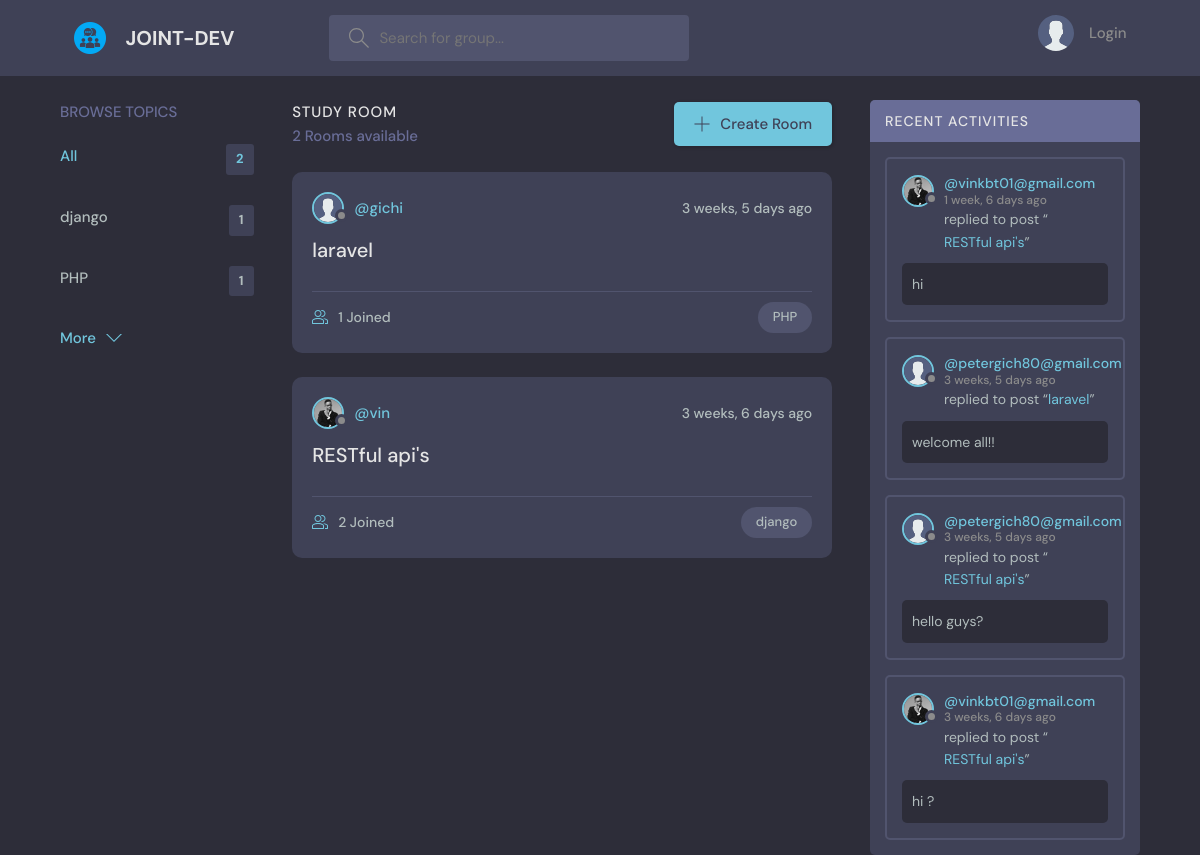
The page / on the database its author committed.
### base/models.py (models this page shows, shortened)
class Topic(models.Model):
    name = models.CharField(max_length=200)

class Room(models.Model):
    host =  models.ForeignKey(User, on_delete=models.SET_NULL, null=True)
    topic = models.ForeignKey(Topic, on_delete=models.SET_NULL, null=True)
    name = models.CharField(max_length=200)
    description = models.TextField(null=True, blank=True)
    participants = models.ManyToManyField(User, related_name='participants', blank=True)
    updated = models.DateTimeField(auto_now=True)
    created = models.DateTimeField(auto_now_add=True)
    class Meta:
        ordering = [
            '-updated', '-created'
        ]

class User(AbstractUser):
    name = models.CharField(max_length=100, null=True)
    email = models.EmailField(unique=True, null=True)
    bio = models.TextField(null=True)
    avatar = models.ImageField(null=True, default="avatar.svg")
    USERNAME_FIELD = 'email'
    REQUIRED_FIELDS = []

class Message(models.Model):
    user = models.ForeignKey(User, on_delete=models.CASCADE )
    room = models.ForeignKey(Room, on_delete=models.CASCADE)
    body = models.TextField()
    updated = models.DateTimeField(auto_now=True)
    created = models.DateTimeField(auto_now_add=True)
    class Meta:
        ordering = [
            '-updated', '-created']

### base/views.py (the view)
# urls.py: path('', views.home, name='home'),
def home(request):
    q = request.GET.get('q') if request.GET.get('q') != None else ''
    rooms = Room.objects.filter(
        Q(topic__name__icontains=q) |
        Q(name__icontains=q) |
        Q(description__icontains=q)
        )
    topics = Topic.objects.all()[0:5]
    room_count = rooms.count()
    room_messages = Message.objects.filter(Q(room__topic__name__icontains=q))
    context = {
        'rooms': rooms,
        'topics': topics,
        'room_count': room_count,
        'room_messages': room_messages
          }
    return render(request, 'base/home.html', context)

### base/templates/base/home.html (shortened to what this page needs)
{% extends 'main.html' %} {% block content %}
<main class="layout layout--3">
    <div class="container">
        {% include 'base/topics_component.html' %}
        <div class="roomList">
            <div class="roomList__header">
                <div>
                    <h2>Study Room</h2>
                    <p>{{ room_count }} Rooms available</p>
                </div>
                <a class="btn btn--main" href="{% url 'create-room' %}">
                    <svg version="1.1" xmlns="http://www.w3.org/2000/svg" width="32" height="32" viewBox="0 0 32 32">
                <title>add</title>
                <path
                  d="M16.943 0.943h-1.885v14.115h-14.115v1.885h14.115v14.115h1.885v-14.115h14.115v-1.885h-14.115v-14.115z"
                ></path>
              </svg> Create Room
                </a>
            </div>
            {% include 'base/feed_component.html' %}
        </div>
        {% include 'base/activity_component.html' %}
    </div>
</main>
{% endblock %}

### base/templates/base/topics_component.html
<div class="topics">
    <div class="topics__header">
        <h2>Browse Topics</h2>
    </div>
    <ul class="topics__list">
        <li>
            <a href="{% url 'home' %}" class="active">All <span>{{ topics.count }}</span></a>
        </li>
        {% for topic in topics %}
        <li>
            <a href="{% url 'home' %}?q={{ topic.name }}">{{ topic.name }} <span>{{ topic.room_set.all.count }}</span></a>
        </li>
        {% endfor %}
    </ul>
    <a class="btn btn--link" href="{% url 'topics' %}">
    More
    <svg version="1.1" xmlns="http://www.w3.org/2000/svg" width="32" height="32" viewBox="0 0 32 32">
      <title>chevron-down</title>
      <path d="M16 21l-13-13h-3l16 16 16-16h-3l-13 13z"></path>
    </svg>
  </a>
</div>

### base/templates/base/feed_component.html (shortened to what this page needs)
{% for room in rooms %}
<div class="roomListRoom">
    <div class="roomListRoom__header">
        <a href="{% url 'user-profile' room.host.id %}" class="roomListRoom__author">
            <div class="avatar avatar--small">
                <img src="{{ room.host.avatar.url }}" />
            </div>
            <span>@{{ room.host.username }}</span>
        </a>
        <div class="roomListRoom__actions">
            <span>{{ room.created|timesince }} ago</span>
        </div>
    </div>
    <div class="roomListRoom__content">
        <a href="{% url 'room' room.id %}">{{ room.name }}</a>
    </div>
    <div class="roomListRoom__meta">
        <a href="{% url 'room' room.id %}" class="roomListRoom__joined">
     {{room.participants.all.count}} Joined
        </a>
        <p class="roomListRoom__topic">{{ room.topic.name }}</p>
    </div>
</div>
{% endfor %}

### base/templates/base/activity_component.html (shortened to what this page needs)
<div class="activities">
    <div class="activities__header">
        <h2>Recent Activities</h2>
    </div>
    {% for message in room_messages %}
    <div class="activities__box">
        <div class="activities__boxHeader roomListRoom__header">
            <a href="{% url 'user-profile' message.user.id %}" class="roomListRoom__author">
                <div class="avatar avatar--small">
                    <img src="{{ message.user.avatar.url }}" />
                </div>
                <p>
                    @{{ message.user }}
                    <span>{{ message.created|timesince }} ago</span>
                </p>
            </a>
        </div>
        <div class="activities__boxContent">
            <p>replied to post “<a href="{% url 'room' message.room.id %}">{{ message.room.name }}</a>”</p>
            <div class="activities__boxRoomContent">
                {{ message.body }}
            </div>
        </div>
    </div>
    {% endfor%}
</div>

### rows shown on the page
Topic: name "django", room_set.all.count "1"
Topic: name "PHP", room_set.all.count "1"
Room: host.avatar (placeholder picture), host.username "gichi", created "3 weeks, 5 days", name "laravel", participants.all.count "1", topic.name "PHP"
Room: host.avatar (picture), host.username "vin", created "3 weeks, 6 days", name "RESTful api's", participants.all.count "2", topic.name "django"
Message: user.avatar (picture), user "vinkbt01@gmail.com", created "1 week, 6 days", room.name "RESTful api's", body "hi"
Message: user.avatar (placeholder picture), user "petergich80@gmail.com", created "3 weeks, 5 days", room.name "laravel", body "welcome all!!"
Message: user.avatar (placeholder picture), user "petergich80@gmail.com", created "3 weeks, 5 days", room.name "RESTful api's", body "hello guys?"
Message: user.avatar (picture), user "vinkbt01@gmail.com", created "3 weeks, 6 days", room.name "RESTful api's", body "hi ?"

### other values the page prints
{{ topics.count }} "2"
{{ room_count }} "2"
